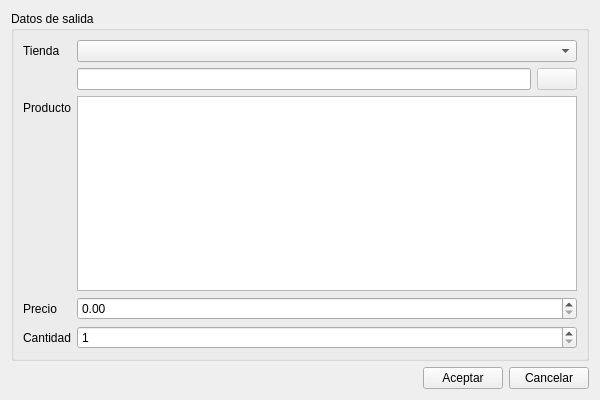
<?xml version="1.0" encoding="UTF-8"?>
<ui version="4.0">
 <class>OutputDialog</class>
 <widget class="QDialog" name="OutputDialog">
  <property name="geometry">
   <rect>
    <x>0</x>
    <y>0</y>
    <width>600</width>
    <height>400</height>
   </rect>
  </property>
  <property name="windowTitle">
   <string>Salida de producto</string>
  </property>
  <layout class="QVBoxLayout" name="verticalLayout">
   <item>
    <widget class="QGroupBox" name="groupBox">
     <property name="title">
      <string>Datos de salida</string>
     </property>
     <layout class="QFormLayout" name="formLayout">
      <property name="fieldGrowthPolicy">
       <enum>QFormLayout::AllNonFixedFieldsGrow</enum>
      </property>
      <item row="1" column="1">
       <layout class="QHBoxLayout" name="horizontalLayout_2">
        <item>
         <widget class="QLineEdit" name="searchEdit"/>
        </item>
        <item>
         <widget class="QPushButton" name="searchButton">
          <property name="enabled">
           <bool>false</bool>
          </property>
          <property name="text">
           <string/>
          </property>
          <property name="icon">
           <iconset resource="utils.qrc">
            <normaloff>:/icons/search_48.png</normaloff>:/icons/search_48.png</iconset>
          </property>
         </widget>
        </item>
       </layout>
      </item>
      <item row="2" column="0">
       <widget class="QLabel" name="prodLabel">
        <property name="text">
         <string>Producto</string>
        </property>
       </widget>
      </item>
      <item row="3" column="0">
       <widget class="QLabel" name="priceLabel">
        <property name="text">
         <string>Precio</string>
        </property>
       </widget>
      </item>
      <item row="3" column="1">
       <widget class="QDoubleSpinBox" name="priceBox">
        <property name="maximum">
         <double>1000000000.000000000000000</double>
        </property>
       </widget>
      </item>
      <item row="4" column="0">
       <widget class="QLabel" name="amoutLabel">
        <property name="text">
         <string>Cantidad</string>
        </property>
       </widget>
      </item>
      <item row="4" column="1">
       <widget class="QSpinBox" name="amountBox">
        <property name="minimum">
         <number>1</number>
        </property>
        <property name="maximum">
         <number>1000000000</number>
        </property>
       </widget>
      </item>
      <item row="2" column="1">
       <widget class="QTableView" name="tableView">
        <property name="styleSheet">
         <string notr="true">selection-color: rgb(255, 255, 255);
selection-background-color: rgb(85, 170, 255);</string>
        </property>
        <property name="editTriggers">
         <set>QAbstractItemView::NoEditTriggers</set>
        </property>
        <property name="alternatingRowColors">
         <bool>true</bool>
        </property>
        <property name="selectionMode">
         <enum>QAbstractItemView::SingleSelection</enum>
        </property>
        <property name="selectionBehavior">
         <enum>QAbstractItemView::SelectRows</enum>
        </property>
        <attribute name="horizontalHeaderHighlightSections">
         <bool>false</bool>
        </attribute>
        <attribute name="horizontalHeaderStretchLastSection">
         <bool>true</bool>
        </attribute>
        <attribute name="verticalHeaderVisible">
         <bool>false</bool>
        </attribute>
       </widget>
      </item>
      <item row="0" column="1">
       <widget class="QComboBox" name="storeBox"/>
      </item>
      <item row="0" column="0">
       <widget class="QLabel" name="label">
        <property name="text">
         <string>Tienda</string>
        </property>
       </widget>
      </item>
     </layout>
    </widget>
   </item>
   <item>
    <layout class="QHBoxLayout" name="horizontalLayout">
     <item>
      <spacer name="horizontalSpacer">
       <property name="orientation">
        <enum>Qt::Horizontal</enum>
       </property>
       <property name="sizeHint" stdset="0">
        <size>
         <width>40</width>
         <height>20</height>
        </size>
       </property>
      </spacer>
     </item>
     <item>
      <widget class="QPushButton" name="acceptButton">
       <property name="text">
        <string>Aceptar</string>
       </property>
      </widget>
     </item>
     <item>
      <widget class="QPushButton" name="cancelButton">
       <property name="text">
        <string>Cancelar</string>
       </property>
      </widget>
     </item>
    </layout>
   </item>
  </layout>
 </widget>
 <resources>
  <include location="utils.qrc"/>
 </resources>
 <connections>
  <connection>
   <sender>cancelButton</sender>
   <signal>clicked()</signal>
   <receiver>OutputDialog</receiver>
   <slot>reject()</slot>
   <hints>
    <hint type="sourcelabel">
     <x>571</x>
     <y>281</y>
    </hint>
    <hint type="destinationlabel">
     <x>596</x>
     <y>277</y>
    </hint>
   </hints>
  </connection>
 </connections>
</ui>
